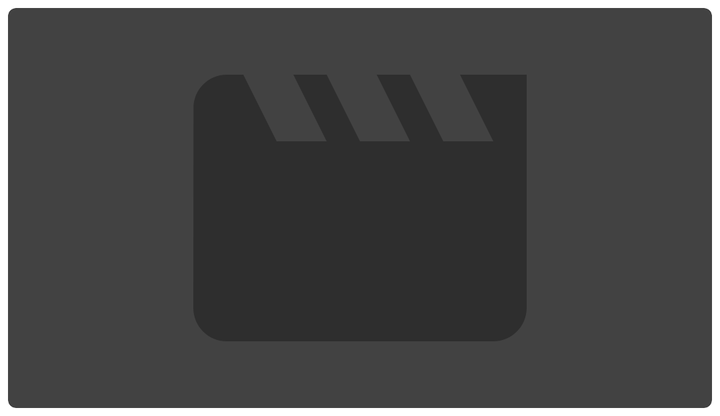
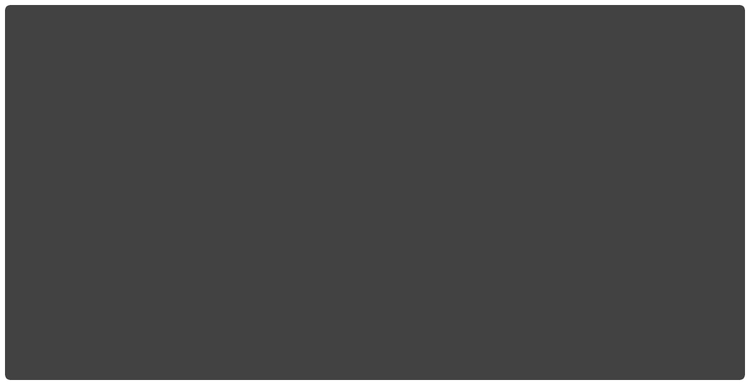

The same Android screen from two of the app's own layout files: first res/layout/ as a phone draws it, then the repository's variant for another configuration, drawn on a device whose configuration selects that folder. Both files follow.
<!-- AndroidManifest.xml: application theme AppThemeSplash -->
<!-- res/layout/full_preview_media_item_card.xml -->
<?xml version="1.0" encoding="utf-8"?>
<android.support.v7.widget.CardView
    xmlns:android="http://schemas.android.com/apk/res/android"
    android:layout_width="wrap_content"
    android:layout_height="200dp"
    xmlns:app="http://schemas.android.com/apk/res-auto"
    android:clickable="true"
    android:focusable="true"
    android:foreground="?android:attr/selectableItemBackground"
    android:layout_margin="4dp"
    android:id="@+id/item"
    app:cardElevation="4dp"
    app:cardCornerRadius="4dp">

    <RelativeLayout
        android:layout_width="match_parent"
        android:layout_height="wrap_content">

        <FrameLayout
            android:layout_width="match_parent"
            android:layout_height="match_parent">

            <ImageView
                android:src="@drawable/ic_baseline_movie_creation_24px"
                android:id="@+id/image"
                android:contentDescription="@string/app_name_motto"
                android:layout_width="match_parent"
                android:layout_height="match_parent" />

        </FrameLayout>

        <TextView
            android:id="@+id/title"
            android:background="@color/primaryDarkColorT"
            android:layout_alignParentBottom="true"
            android:padding="8dp"
            android:singleLine="true"
            android:ellipsize="end"
            android:textColor="@color/colorWhite"
            android:layout_width="match_parent"
            android:layout_height="wrap_content" />

    </RelativeLayout>

</android.support.v7.widget.CardView>
<!-- resources referenced by this layout -->
<resources>
  <!-- drawable ic_baseline_movie_creation_24px (drawable) -->
  <vector xmlns:android="http://schemas.android.com/apk/res/android"
      android:width="48dp"
      android:alpha="0.3"
      android:height="48dp"
      android:viewportWidth="24"
      android:viewportHeight="24">
    <path
        android:fillColor="#FF000000"
        android:pathData="M18,4l2,4h-3l-2,-4h-2l2,4h-3l-2,-4H8l2,4H7L5,4H4c-1.1,0 -1.99,0.9 -1.99,2L2,18c0,1.1 0.9,2 2,2h16c1.1,0 2,-0.9 2,-2V4h-4z"/>
  </vector>
  <string name="app_name_motto">Entertainment at your fingertips</string>
</resources>
<!-- res/layout-sw600dp/full_preview_media_item_card.xml (the repository's variant of the layout above) -->
<!-- drawn on a 7-inch tablet held upright -->
<?xml version="1.0" encoding="utf-8"?>
<android.support.v7.widget.CardView
    xmlns:android="http://schemas.android.com/apk/res/android"
    android:layout_width="match_parent"
    android:layout_height="300dp"
    xmlns:app="http://schemas.android.com/apk/res-auto"
    android:clickable="true"
    android:focusable="true"
    android:foreground="?android:attr/selectableItemBackground"
    android:layout_margin="4dp"
    android:id="@+id/item"
    app:cardElevation="4dp"
    app:cardCornerRadius="4dp">

    <ImageView
        android:id="@+id/image"
        android:adjustViewBounds="true"
        android:contentDescription="@string/app_name_motto"
        android:layout_width="match_parent"
        android:layout_height="match_parent" />

</android.support.v7.widget.CardView>
<!-- resources referenced by the variant -->
<!-- as a 7-inch tablet held upright resolves them -->
<resources>
  <string name="app_name_motto">Entertainment at your fingertips</string>
</resources>
